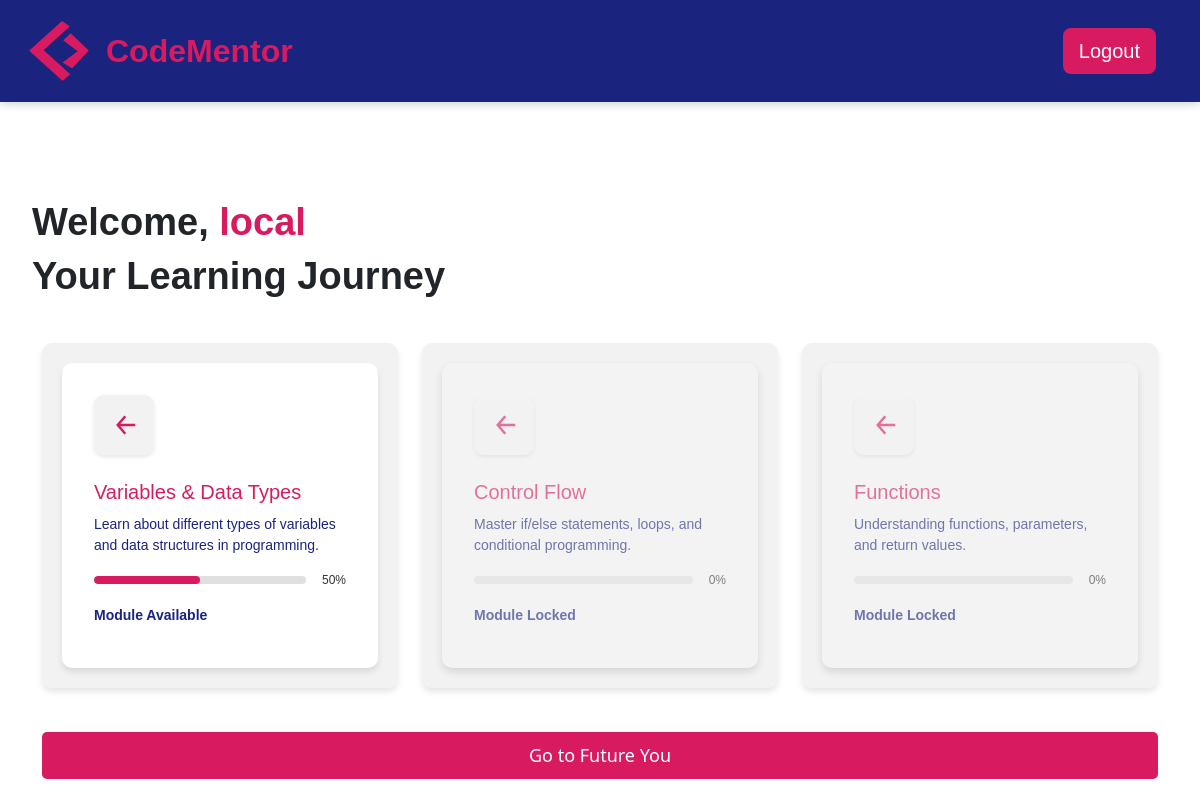
The page /dashboard (signed in) on the database its author committed.
### app.py (models this page shows, shortened)
class User(UserMixin,db.Model):
    userid = db.Column(db.Integer, primary_key=True)
    username = db.Column(db.String(120), unique=True, nullable=False)
    email = db.Column(db.String(120), unique=True, nullable=False)
    password_hash = db.Column(db.String(250), nullable=False)
    registered_at = db.Column(db.DateTime, default=func.now)
    module_progress = db.relationship('UserModuleProgress', backref='user', lazy=True)
    exercise_progress = db.relationship('UserExerciseProgress', backref='user', lazy=True)

class Module(db.Model):
    moduleid = db.Column(db.Integer, primary_key=True)
    title = db.Column(db.String(100), nullable=False)
    description = db.Column(db.Text, nullable=False)
    status = db.Column(db.Enum('locked', 'available', 'completed', name='module_status'), default='locked')
    intro = db.Column(db.Text, nullable=True)
    exercises = db.relationship('Exercise', backref='module', lazy=True)
    user_progress = db.relationship('UserModuleProgress', backref='module', lazy=True)

### app.py (the view)
@app.route("/dashboard")
@login_required
def dashboard():
    user_modules = []
    modules = Module.query.all()
    first_exercise_completed = UserExerciseProgress.query.filter_by(
        userid=current_user.userid, exerciseid=1, status='completed'
    ).first() is not None
    for module in modules:
        user_module_progress = UserModuleProgress.query.filter_by(
            userid=current_user.userid, moduleid=module.moduleid
        ).first()
        exercises = Exercise.query.filter_by(moduleid=module.moduleid).all()
        completed_exercises = sum(
            1 for exercise in exercises if UserExerciseProgress.query.filter_by(
                userid=current_user.userid, exerciseid=exercise.exerciseid, status='completed'
            ).first()
        )
        progress = int((completed_exercises / len(exercises)) * 100) if exercises else 0
        if module.moduleid == 1:
            module_status = 'available'
        else:
            previous_module_progress = UserModuleProgress.query.filter_by(
                userid=current_user.userid, moduleid=module.moduleid - 1, status='completed'
            ).first()
            if previous_module_progress:
                module_status = 'available'
            else:
                module_status = 'locked'
        if completed_exercises == len(exercises):
            module_status = 'completed'
        if user_module_progress:
            user_module_progress.status = module_status
        else:
            user_module_progress = UserModuleProgress(userid=current_user.userid, moduleid=module.moduleid, status=module_status)
            db.session.add(user_module_progress)
        db.session.commit()
        user_modules.append({
            'module': module,
            'status': module_status,
            'progress': progress
        })
    return render_template("dashboard.html", user_modules=user_modules, first_exercise_completed=first_exercise_completed)

### app.py (called while the page is built)
@login_manager.user_loader
def load_user(userid):
    return User.query.get(int(userid))

### templates/dashboard.html (shortened to what this page needs)
{% extends 'base.html' %}
{% block content %}
<h1>Welcome, <span style="color: #D81B60;">{{ current_user.username }}</span></h1>
<section class="learning-choice">
    <div class="intro-dash">
        <h1>Your Learning Journey</h1>
    </div>
    <div class="container mt-4">
        <div class="row">
            {% for user_module in user_modules %}
            <div class="col-md-6 col-lg-4 mb-4">
                <div class="learning-boxe">
                    <div class="module
                        {% if user_module.status == 'locked' %}locked-module{% endif %}
                        {% if user_module.status == 'available' %}available-module{% endif %}
                        {% if user_module.status == 'completed' %}completed-module{% endif %}">
                        {% if user_module.status == 'locked' %}
                            <div class="icon-box" style="cursor: not-allowed;">
                                <svg viewBox="0 0 24 24" fill="none" stroke="currentColor" stroke-width="2">
                                    <path d="M13 5L7 12L13 19M7 12H21" />
                                </svg>
                            </div>
                            <h2>{{ user_module.module.title }}</h2>
                            <p>{{ user_module.module.description }}</p>
                            <div class="progress-wrapper">
                                <div class="progress-bar" data-progress="{{ user_module.progress }}%">
                                </div>
                                <span class="progress-text">{{ user_module.progress }}%</span>
                            </div>
                            <p><strong>Module Locked</strong></p>
                        {% elif user_module.status == 'available' %}
                            <div class="icon-box" onclick="window.location.href='{{ url_for('module_intro', module_id=user_module.module.moduleid) }}';" style="cursor: pointer;">
                                <svg viewBox="0 0 24 24" fill="none" stroke="currentColor" stroke-width="2">
                                    <path d="M13 5L7 12L13 19M7 12H21" />
                                </svg>
                            </div>
                            <h2>{{ user_module.module.title }}</h2>
                            <p>{{ user_module.module.description }}</p>
                            <div class="progress-wrapper">
                                <div class="progress-bar" data-progress="{{ user_module.progress }}%">
                                    <div class="progress" style="width: {{ user_module.progress }}%;"></div>
                                </div>
                                <span class="progress-text">{{ user_module.progress }}%</span>
                            </div>
                            <p><strong>Module Available</strong></p>
                        {% endif %}
                    </div>
                </div>
            </div>
            {% endfor %}
        </div>
        <div>
            <a href="{{ url_for('future_you') }}">
            <button
                id="future-you-dash-btn"
                class="dash btn-primary {% if not first_exercise_completed %}disabled{% endif %}"
                {% if not first_exercise_completed %}disabled{% endif %}>
                Go to Future You
            </button>
        </div>
    </div>
</section>
{% endblock %}

### static/css/styles.css (style rules this page uses)
body, html { margin: 0; padding: 0; height: 100%; }
body { display: flex; flex-direction: column; height: 100%; }
h1 { font-weight: bold; font-size: 38px; font-family: Verdana, Geneva, Tahoma, sans-serif; margin-left: 20px; }
p { font-size: 18px; font-family: Verdana, Geneva, Tahoma, sans-serif; margin-left: 20px; }
body, html { height: 100%; margin: 0; display: flex; flex-direction: column; }
.module { background: white; padding: 2rem; border-radius: 10px; box-shadow: 0 4px 6px rgba(0, 0, 0, 0.1); transition: transform 0.3s ease; }
.progress-wrapper { display: flex; align-items: center; margin-bottom: 1rem; }
.progress-bar { flex-grow: 1; height: 10px; background: #e0e0e0; border-radius: 5px; margin-right: 1rem; overflow: hidden; }
.module svg { width: 48px; height: 48px; margin-bottom: 1rem; }
.learning-boxe { background-color: #f2f2f2; border-radius: 10px; box-shadow: 0 4px 6px rgba(0, 0, 0, 0.1); padding: 20px; text-align: left; max-width: 400px; margin: 20px auto; font-family: 'Verdana', Geneva, Tahoma, sans-serif; color: #333; display: flex; gap: 20px; flex-wrap: wrap; }
.learning-boxe .module h2 { font-size: 20px; margin: 10px 0; color: #D81B60; }
.learning-boxe .module p { font-size: 14px; color: #1a237e; margin: 10px 0; }
.learning-boxe .progress-wrapper { display: flex; align-items: center; justify-content: space-between; margin-top: 15px; }
.learning-boxe .progress-bar { position: relative; background-color: #e0e0e0; border-radius: 20px; overflow: hidden; width: 70%; height: 8px; }
.learning-boxe .progress-bar .progress { background-color: #D81B60; height: 100%; width: 20%; transition: width 0.3s ease; }
.learning-boxe .progress-text { font-size: 12px; color: #333; }
.learning-boxe svg { margin: 10px auto; width: 40px; height: 40px; stroke: #D81B60; display: block; }
.icon-box { background-color: #f2f2f2; border-radius: 10px; padding: 15px; display: inline-flex; justify-content: center; align-items: center; box-shadow: 0 2px 4px rgba(0, 0, 0, 0.1); margin: 0 auto 15px; width: 60px; height: 60px; }
.icon-box svg { width: 30px; height: 30px; stroke: #D81B60; }
.locked-module { box-shadow: 0 4px 8px rgba(0, 0, 0, 0.2); opacity: 0.6; pointer-events: none; background-color: #f5f5f5; }
.locked-module .icon-box { cursor: not-allowed; }
#future-you-dash-btn { background-color: #D81B60; color: white; padding: 10px 20px; font-size: 18px; border-radius: 5px; border: none; cursor: pointer; transition: background-color 0.3s ease; margin-bottom: 20px; width: 100%; }

### rows shown on the page
User: username "local"
Module: module "Variables & Data Types", module.description "Learn about different types of variables and data structures in programming."
Module: module "Control Flow", module.description "Master if/else statements, loops, and conditional programming."
Module: module "Functions", module.description "Understanding functions, parameters, and return values."

### other values the page prints
{{ user_module.progress }} "50"
{{ user_module.progress }} "0" "0"
